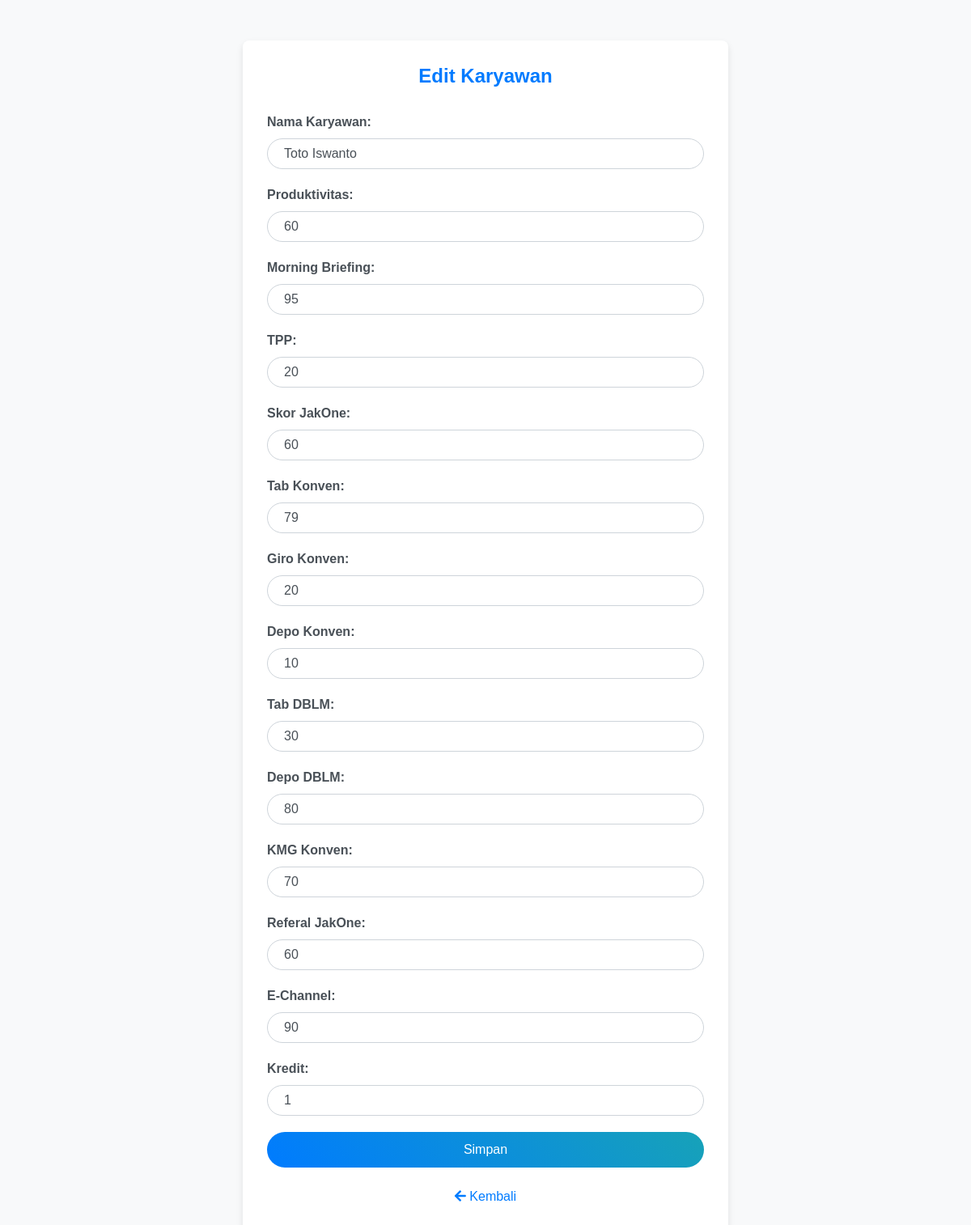
Page /config/edit_alternative.php?id=1&aksi=ubah (signed in) on the committed database.
### tables this page shows
CREATE TABLE `alternatives` (
  `id` int NOT NULL,
  `name` varchar(255) NOT NULL,
  `value1` float DEFAULT '1',
  `value2` float DEFAULT '1',
  `value3` float DEFAULT '1',
  `value4` float DEFAULT '1',
  `value5` float DEFAULT '1',
  `value6` float DEFAULT '1',
  `value7` float DEFAULT '1',
  `value8` float DEFAULT '1',
  `value9` float DEFAULT '1',
  `value10` float DEFAULT '1',
  `value11` float DEFAULT '1',
  `value12` float DEFAULT '1',
  `value13` float DEFAULT '1'
);

### view/alternatives.php (called while the page is built, shortened)
<?php
$connection = new mysqli("localhost", "root", "", "sawdanwp");
function getAlternative($id)
{
    global $connection;
    $stmt = $connection->prepare("SELECT * FROM alternatives WHERE id = ?");
    $stmt->bind_param("i", $id);
    $stmt->execute();
    $result = $stmt->get_result();
    if (
        $result->num_rows > 0
    ) {
        $alternative = $result->fetch_assoc();
    } else {
        $alternative = null;
    }
    return $alternative;
}

### view/criteria.php (called while the page is built, shortened)
<?php
require_once 'alternatives.php';
$connection = new mysqli("localhost", "root", "", "sawdanwp");
function getCriteriaNames()
{
    global $connection;
    $query = "SELECT name FROM criteria";
    $result = $connection->query($query);
    $criteriaNames = [];
    while ($row = $result->fetch_assoc()) {
        $criteriaNames[] = $row['name'];
    }
    return $criteriaNames;
}

### config/edit_alternative.php (the view, shortened to what this page needs)
<?php
require_once '../view/criteria.php';
require_once '../view/alternatives.php';
$id = $_GET['id'] ?? null;
$alternative = ($id) ? getAlternative($id) : null;
$criteriaNames = getCriteriaNames() ?? [];
$availableValues = [];
foreach ($alternative as $key => $val) {
    if (preg_match('/^value(\d+)$/', $key, $m)) {
        $availableValues[(int)$m[1]] = $val;
    }
}
ksort($availableValues);
?>
<!DOCTYPE html>
<html>
<?php include 'head.php'; ?>
<body>
    <div class="container">
        <h1>Edit Karyawan</h1>
        <form method="post" action="process_alternative.php?mode=update&id=<?= $id ?>">
            <div class="form-group">
                <label>Nama Karyawan:</label>
                <input type="text" name="name" class="form-control"
                    value="<?= htmlspecialchars($alternative['name']) ?>" required>
            </div>
            <?php
            foreach ($availableValues as $index => $value):
            ?>
                <div class="form-group">
                    <label><?= ucfirst($criteriaNames[$index - 1] ?? "Kriteria $index") ?>:</label>
                    <input type="number" class="form-control"
                        name="value[]" value="<?= htmlspecialchars($value) ?>" step="0.01" required>
                </div>
            <?php
            endforeach;
            ?>
            <button type="submit" class="btn btn-primary">Simpan</button>
        </form>
        <br>
        <center>
            <a href="../view/dashboard.php?show=nilai"><i class="fas fa-arrow-left text"></i> Kembali</a>
        </center>
    </div>
</body>
</html>

### config/head.php (shortened to what this page needs)
<head>
    <link rel="stylesheet" href="https://stackpath.bootstrapcdn.com/bootstrap/4.5.2/css/bootstrap.min.css">
    <link rel="stylesheet" href="https://cdnjs.cloudflare.com/ajax/libs/font-awesome/5.15.3/css/all.min.css">
</head>

### config/head.php (style rules this page uses)
body { background-color: #f8f9fa; font-family: "Arial", sans-serif; }
.container { max-width: 600px; margin: 50px auto; background: #ffffff; padding: 30px; border-radius: 8px; box-shadow: 0 4px 8px rgba(0, 0, 0, 0.1); }
h1 { font-size: 24px; font-weight: bold; text-align: center; color: #007bff; margin-bottom: 30px; }
.form-group label { font-weight: bold; color: #495057; }
.form-control { width: 100%; border-radius: 30px; padding: 10px 20px; margin-bottom: 20px; border: 1px solid #ced4da; }
.btn-primary { background: linear-gradient(45deg, #007bff, #17a2b8); border: none; border-radius: 30px; padding: 10px 20px; color: #fff; font-size: 16px; transition: background 0.3s ease; width: 100%; }

### rows in the picture
alternatives: name "Toto Iswanto", value2 "95", value5 "79", value7 "10", value8 "30", value9 "80", value10 "70", value12 "90"

### other values in the picture
$criteriaNames[$index - 1] "Produktivitas"
$criteriaNames[$index - 1] "Morning Briefing"
$criteriaNames[$index - 1] "TPP"
$criteriaNames[$index - 1] "Skor JakOne"
$criteriaNames[$index - 1] "Tab Konven"
$criteriaNames[$index - 1] "Giro Konven"
$criteriaNames[$index - 1] "Depo Konven"
$criteriaNames[$index - 1] "Tab DBLM"
$criteriaNames[$index - 1] "Depo DBLM"
$criteriaNames[$index - 1] "KMG Konven"
$criteriaNames[$index - 1] "Referal JakOne"
$criteriaNames[$index - 1] "E-Channel"
$criteriaNames[$index - 1] "Kredit"
